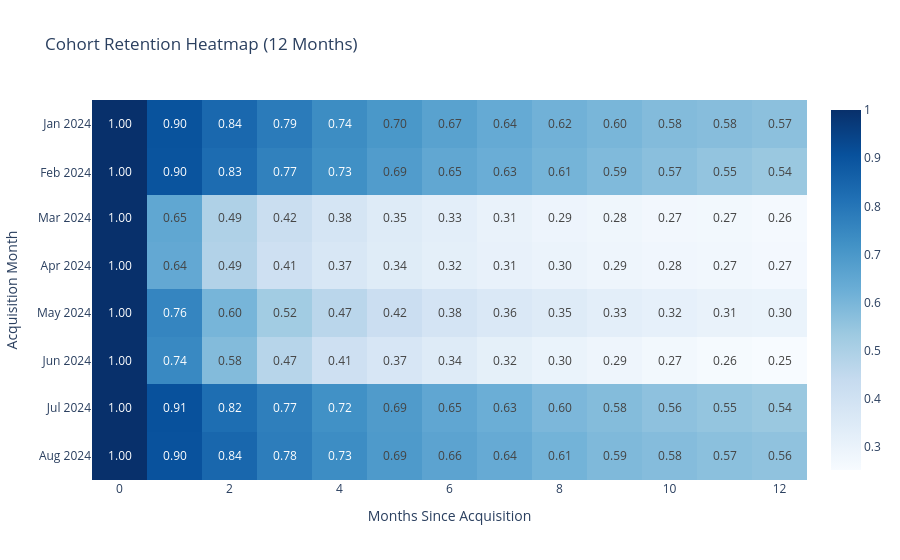

The cell this chart's notebook holds for it:
### Code cell
import pandas as pd
import numpy as np
import plotly.express as px

# ------------------------------------------
# 0. PREPARE DATA
# ------------------------------------------

df["acquisition_date"] = pd.to_datetime(df["acquisition_date"])
df["cancellation_month"] = pd.to_datetime(df["cancellation_month"], errors="coerce")

df["acquisition_month"] = df["acquisition_date"].dt.to_period("M").dt.to_timestamp()

# ------------------------------------------
# 1. COHORT SIZE (NEW USERS PER MONTH)
# ------------------------------------------

cohort_size = (
    df.groupby("acquisition_month")
      .agg(new_users=("user_id", "count"))
      .reset_index()
)

# ------------------------------------------
# 2. MONTHS SINCE ACQUISITION
# ------------------------------------------

df["month_churned"] = (
    (df["cancellation_month"].dt.year - df["acquisition_month"].dt.year) * 12 +
    (df["cancellation_month"].dt.month - df["acquisition_month"].dt.month)
)

df.loc[df["month_churned"] < 0, "month_churned"] = np.nan

# ------------------------------------------
# 3. CHURN COUNTS
# ------------------------------------------

cohort_data = (
    df.dropna(subset=["month_churned"])
      .groupby(["acquisition_month", "month_churned"])
      .agg(users=("user_id", "count"))
      .reset_index()
)

cohort_data["month_churned"] = cohort_data["month_churned"].astype(int)

# ------------------------------------------
# 4. FULL GRID (0–12 MONTHS)
# ------------------------------------------

max_month = 12
tenure_range = np.arange(0, max_month + 1)

full_index = pd.MultiIndex.from_product(
    [
        cohort_data["acquisition_month"].unique(),
        tenure_range
    ],
    names=["acquisition_month", "month_churned"]
)

cohort_data = (
    cohort_data
    .set_index(["acquisition_month", "month_churned"])
    .reindex(full_index, fill_value=0)
    .reset_index()
)

# ------------------------------------------
# 5. MERGE COHORT SIZE
# ------------------------------------------

cohort_data = cohort_data.merge(cohort_size, on="acquisition_month", how="left")

# ------------------------------------------
# 6. CUMULATIVE CHURN + RETENTION
# ------------------------------------------

cohort_data = cohort_data.sort_values(["acquisition_month", "month_churned"])

cohort_data["cumulative_churn"] = (
    cohort_data.groupby("acquisition_month")["users"].cumsum()
)

cohort_data["churn_rate"] = cohort_data["cumulative_churn"] / cohort_data["new_users"]
cohort_data["retention_rate"] = 1 - cohort_data["churn_rate"]

# ------------------------------------------
# 7. PIVOT TABLE (HEATMAP FORMAT)
# ------------------------------------------

heatmap_data = cohort_data.pivot(
    index="acquisition_month",
    columns="month_churned",
    values="retention_rate"
)

heatmap_data = heatmap_data.sort_index()

# ------------------------------------------
# 8. HEATMAP VISUALIZATION
# ------------------------------------------

fig = px.imshow(
    heatmap_data,
    text_auto=".2f",
    aspect="auto",
    color_continuous_scale="Blues",
    title="Cohort Retention Heatmap (12 Months)"
)

fig.update_layout(
    xaxis_title="Months Since Acquisition",
    yaxis_title="Acquisition Month"
)

fig.show()

### Figure 1 — Plotly figure (JSON) as saved in the notebook; plotly's stock layout.template omitted (floating-point values rounded to 4 significant figures)
{"data": [{"coloraxis": "coloraxis", "hovertemplate": "month_churned: %{x}<br>acquisition_month: %{y}<br>color: %{z}<extra></extra>", "name": "0", "texttemplate": "%{z:.2f}", "type": "heatmap", "x": [0, 1, 2, 3, 4, 5, 6, 7, 8, 9, 10, 11, 12], "xaxis": "x", "y": ["2024-01-01T00:00:00.000000", "2024-02-01T00:00:00.000000", "2024-03-01T00:00:00.000000", "2024-04-01T00:00:00.000000", "2024-05-01T00:00:00.000000", "2024-06-01T00:00:00.000000", "2024-07-01T00:00:00.000000", "2024-08-01T00:00:00.000000"], "yaxis": "y", "z": [[1.0, 0.9015, 0.8382, 0.7856, 0.735, 0.7004, 0.6678, 0.6405, 0.6158, 0.5999, 0.5826, 0.5752, 0.5666], [1.0, 0.8986, 0.8266, 0.7677, 0.7264, 0.6859, 0.6499, 0.6283, 0.6073, 0.587, 0.5694, 0.553, 0.5406], [1.0, 0.6512, 0.4942, 0.4232, 0.3795, 0.3454, 0.3256, 0.3058, 0.2915, 0.284, 0.273, 0.2703, 0.2642], [1.0, 0.6448, 0.4871, 0.4089, 0.3704, 0.3419, 0.3221, 0.3082, 0.2982, 0.2876, 0.2803, 0.2737, 0.2691], [1.0, 0.7554, 0.6035, 0.5224, 0.4672, 0.4205, 0.3842, 0.3634, 0.3452, 0.3284, 0.3154, 0.3056, 0.2998], [1.0, 0.7441, 0.582, 0.4735, 0.4092, 0.3731, 0.3449, 0.3182, 0.2994, 0.2873, 0.2706, 0.2605, 0.2525], [1.0, 0.9053, 0.8233, 0.7733, 0.722, 0.688, 0.6513, 0.6273, 0.596, 0.58, 0.5613, 0.5507, 0.5393], [1.0, 0.9036, 0.8413, 0.7784, 0.7332, 0.6929, 0.6614, 0.6382, 0.6108, 0.5889, 0.5787, 0.567, 0.5581]]}], "layout": {"coloraxis": {"colorscale": [[0, "rgb(247,251,255)"], [0.125, "rgb(222,235,247)"], [0.25, "rgb(198,219,239)"], [0.375, "rgb(158,202,225)"], [0.5, "rgb(107,174,214)"], [0.625, "rgb(66,146,198)"], [0.75, "rgb(33,113,181)"], [0.875, "rgb(8,81,156)"], [1, "rgb(8,48,107)"]]}, "title": {"text": "Cohort Retention Heatmap (12 Months)"}, "xaxis": {"anchor": "y", "domain": [0, 1], "title": {"text": "Months Since Acquisition"}}, "yaxis": {"anchor": "x", "autorange": "reversed", "domain": [0, 1], "title": {"text": "Acquisition Month"}}}}
